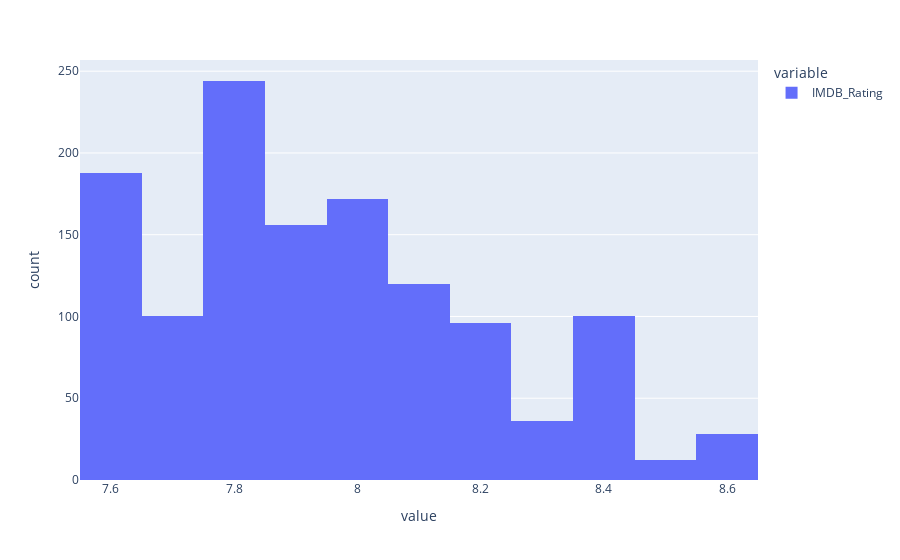

The notebook cell this image was saved under:
### Code cell
px.histogram(data_new['IMDB_Rating'])

### Figure 1 — Plotly figure (JSON) as saved in the notebook; plotly's stock layout.template omitted (floating-point values rounded to 4 significant figures; data arrays with more than 128 entries replaced by an {"elided": "..."} marker saying what was removed)
{"data": [{"alignmentgroup": "True", "bingroup": "x", "hovertemplate": "variable=IMDB_Rating<br>value=%{x}<br>count=%{y}<extra></extra>", "legendgroup": "IMDB_Rating", "marker": {"color": "#636efa", "pattern": {"shape": ""}}, "name": "IMDB_Rating", "offsetgroup": "IMDB_Rating", "orientation": "v", "showlegend": true, "type": "histogram", "x": {"elided": "1252 float values"}, "xaxis": "x", "yaxis": "y"}], "layout": {"barmode": "relative", "legend": {"title": {"text": "variable"}, "tracegroupgap": 0}, "margin": {"t": 60}, "xaxis": {"anchor": "y", "domain": [0, 1], "title": {"text": "value"}}, "yaxis": {"anchor": "x", "domain": [0, 1], "title": {"text": "count"}}}}
